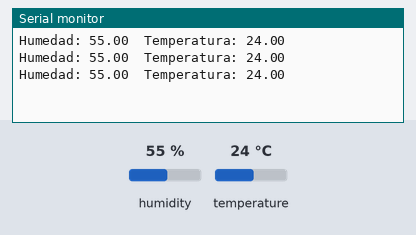
Recording of a sketch running on a simulated ESP32. Shown: the last lines printed to the serial monitor. The inputs (shaded band) are chosen by the test bench; at power-on: humidity 55 %, temperature 24 °C.

Above: at 2.8 s.
2.9 s: humidity set to 22 %
At 5.5 s:
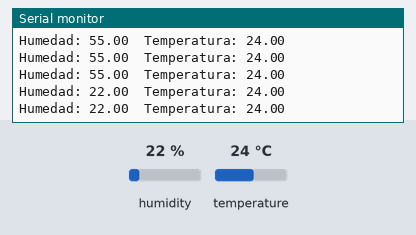
5.6 s: temperature set to 12 °C
At 6.9 s:
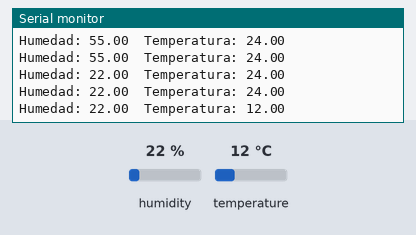
8.3 s: humidity set to 40 %
At 9.9 s:
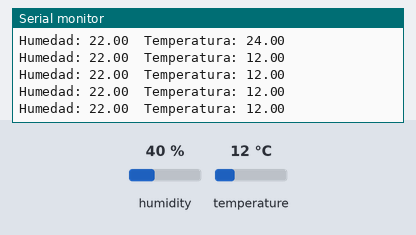
Timing chart, 0 to 11.4 s (numbered marks = the images above; inputs shaded):
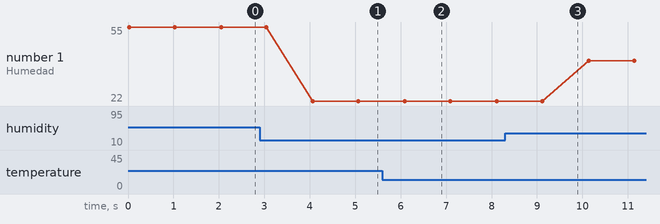

Measured:
- after the input at 2.9 s, the serial monitor: prints a new line after 1.2 s (image 1)
- after the input at 5.6 s, the serial monitor: prints a new line after 0.49 s (image 2)
- plotted number 1: 55 → 22 after the input at 2.9 s, 22 → 40 after the input at 8.3 s

The sketch:

Sensor_hum_temp.ino
```cpp
//Se debe de tener la libreria "DHT sensor library"
#include <DHT.h>

#define DHT_sensor_pin 4
#define DHT_sensor_type DHT11

DHT dht_sensor(DHT_sensor_pin, DHT11); // Solo se puede trabajar sobre el pin 4 en el ESP32

void setup() {
  Serial.begin(115200);
  dht_sensor.begin();
}

void loop() {
  float humedad = dht_sensor.readHumidity();

  float temperatura = dht_sensor.readTemperature();

  if(isnan(humedad) || isnan(temperatura)){
    Serial.println("ERROR");
  }
  else{
    Serial.print("Humedad: ");
    Serial.print(humedad);
    Serial.print("\tTemperatura: ");
    Serial.print(temperatura);
    Serial.println();

    delay(1000);
  }
}
```
